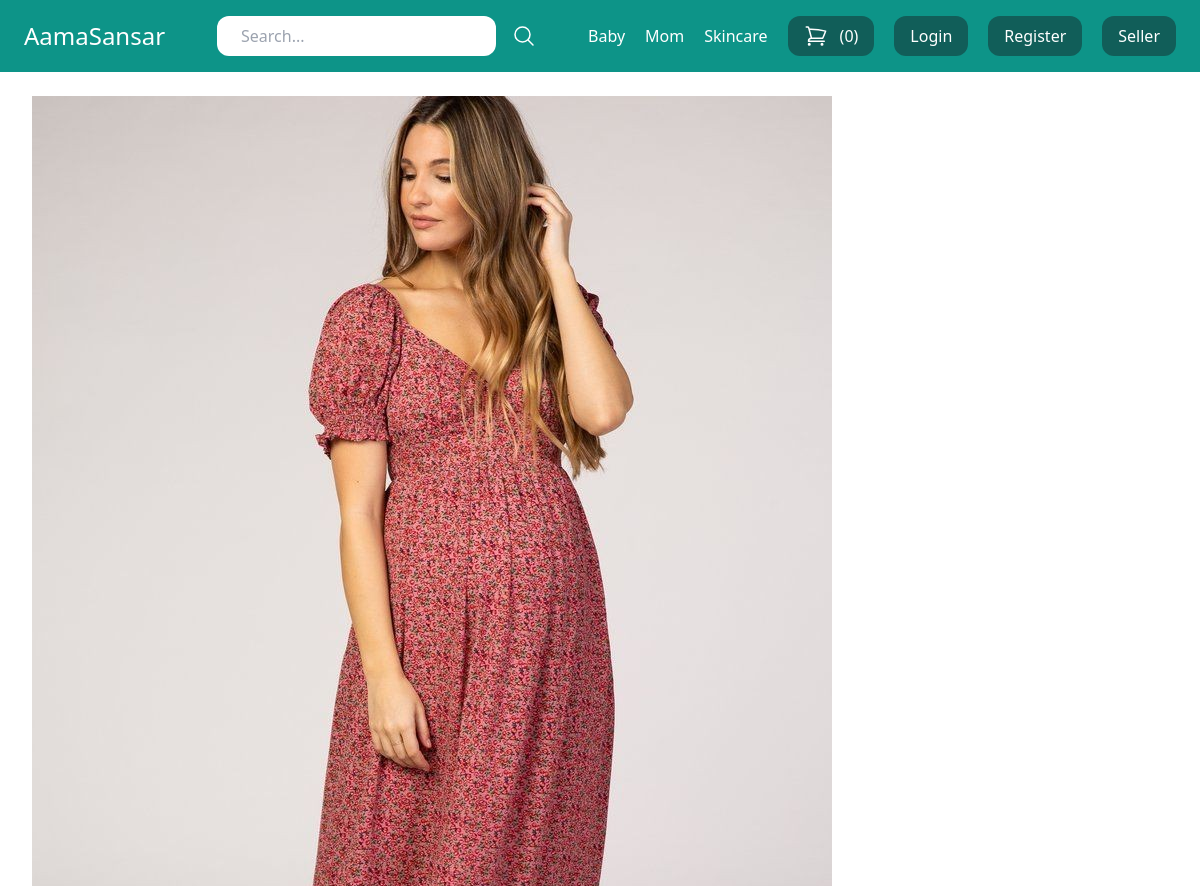
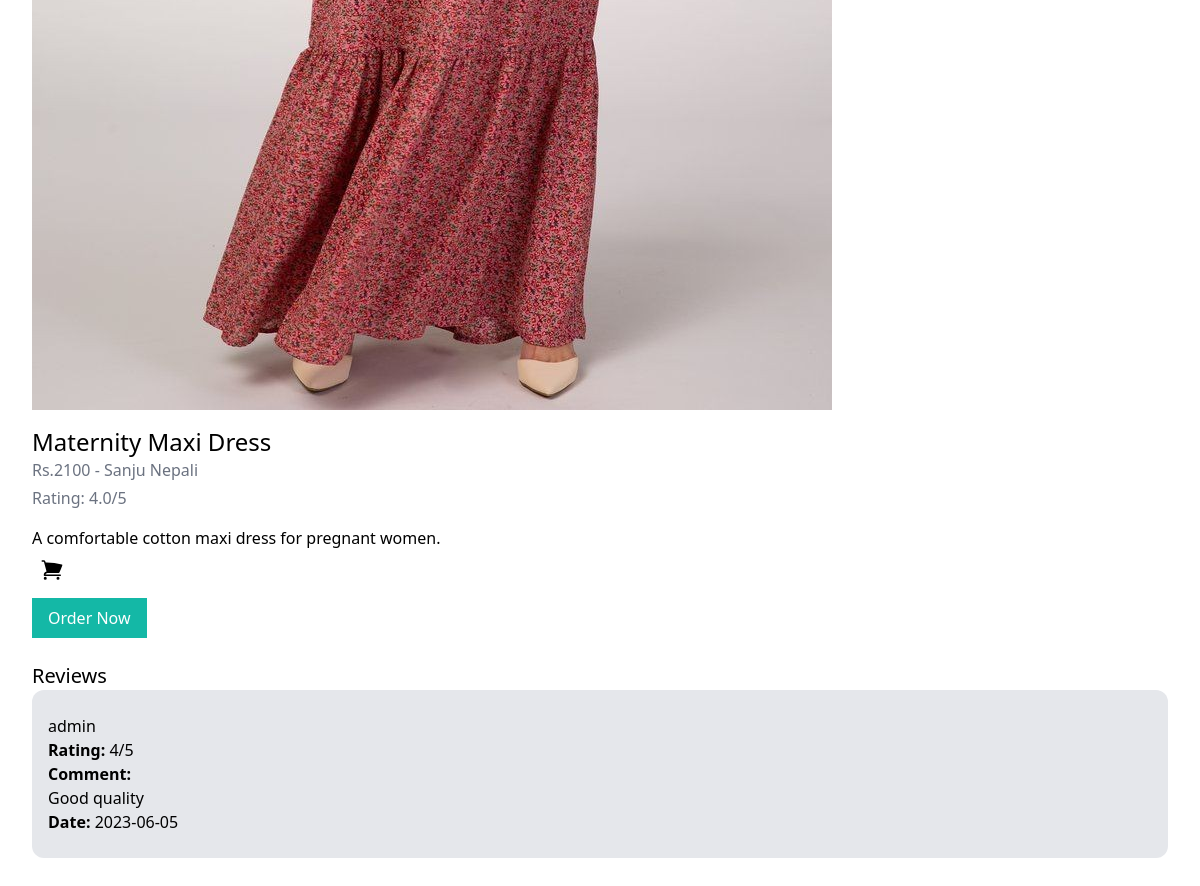
The app's page /mom/maternity-maxi-dress/ with its own data (2 pictures, top to bottom).
### store/models.py (models this page shows, shortened)
class Category(models.Model):
    title = models.CharField(max_length=50)
    slug = models.SlugField(max_length=50)
    class Meta:
        verbose_name_plural = 'Categories'

class Product(models.Model):
    DRAFT = 'Draft'
    WAITING_APPROVAL = 'Waitingapproval'
    ACTIVE = 'Active'
    DELETED = 'Deleted'
    STATUS_CHOICES = (
        (DRAFT, 'Draft'),
        (WAITING_APPROVAL, 'Waiting approval'),
        (ACTIVE, 'Active'),
        (DELETED, 'Deleted')
    )
    user = models.ForeignKey(User, related_name='products', on_delete=models.CASCADE )
    category = models.ForeignKey(Category, related_name='products', on_delete=models.CASCADE)
    title = models.CharField(max_length=50)
    slug = models.SlugField(max_length=50)
    description = models.TextField(blank=True)
    price = models.IntegerField()
    image = models.ImageField(upload_to='uploads/product_images/', blank=True, null=True)
    thumbnail = models.ImageField(upload_to='uploads/product_images/thumbnail/', blank=True, null=True)
    status = models.CharField(max_length=50, choices=STATUS_CHOICES, default=ACTIVE)
    class Meta:
        ordering = ('-price',)
    def get_rating(self):
        reviews_total = 0
        for review in self.reviews.all():
           reviews_total += review.rating
        if reviews_total > 0:
            return reviews_total/self.reviews.count()
        return 0

class Review(models.Model):
    product = models.ForeignKey(Product, related_name='reviews', on_delete=models.CASCADE)
    rating = models.IntegerField(default=3)
    content = models.TextField()
    created_by = models.ForeignKey(User, related_name='reviews', on_delete=models.CASCADE)
    created_at = models.DateTimeField(auto_now_add=True)

### store/views.py (the view, shortened to what this page needs)
# urls.py: path('<slug:category_slug>/<slug:slug>/', views.product_detail, name='product_detail'),
def product_detail(request, category_slug, slug):
    product = get_object_or_404(Product, slug=slug, status=Product.ACTIVE)
    return render(request, 'store/product_detail.html',{
        'product': product,
    })

### store/cart.py (called while the page is built)
    def __len__(self):
        return sum(item['quantity'] for item in self.cart.values())

### store/context_processors.py (called while the page is built)
def cart(request):
    return{'cart': Cart(request)}

### store/templatetags/menu.py (called while the page is built)
@register.inclusion_tag('core/menu.html')
def menu():
    categories = Category.objects.all()
    return{'categories':categories}

### store/templates/store/product_detail.html (shortened to what this page needs)
{% extends 'core/base.html' %}
{% block content %}
{% if product.image %}
<div class="image mb-4">
    <img src= "{{ product.image.url }}"alt="Image of {{ product.title }}">
</div>
{% endif %}
<h1 class="text-2xl">{{product.title}}</h1>
<p class="text-s text-gray-500">
    Rs.{{product.price}}
    -
    <a href="{% url 'vendor_detail' product.user.id %}">{% firstof product.user.get_full_name product.user.username %}</a>
</p>
    {% if product.get_rating > 0 %}
   <p class="mt-1 text-gray-500">Rating: {{product.get_rating }}/5</p>
    {% endif %}
   {% if product.description %}
     <p class="mt-4">{{product.description}}</p>
    {% endif %}
        <a href="{% url 'add_to_cart' product.id %}" class="px-2 py-2 mb-2  flex items-center ">
        </a>
        <a href="{% url 'checkout' %}" class="inline-block px-4 py-2 bg-teal-500 text-white">Order Now</a>
        <div class="w-full mt-6">
            <h2 class="text-xl">Reviews</h2>
            {% for review in product.reviews.all %}
                <div class="px-4 py-6 bg-gray-200 rounded-xl mb-4">
                    <strong></strong>{{ review.created_by }}<br>
                    <strong>Rating: </strong>{{ review.rating }}/5<br>
                    <strong>Comment: </strong><br>
                    {{ review.content }}<br>
                    <strong>Date: </strong>{{ review.created_at|date:"Y-m-d" }}<br>
                </div>
            {% endfor %}
        </div>
{% endblock %}

### core/templates/core/menu.html
{% for category in categories %}
<a href="{% url 'category_detail' category.slug %}" class="text-white">{{category.title}}</a>
{% endfor %}

### records on screen
Category: title "Baby"
Category: title "Mom"
Category: title "Skincare"
Product: image (picture), title "Maternity Maxi Dress", price "2100", user.last_name "Sanju Nepali", get_rating "4.0", description "A comfortable cotton maxi dress for pregnant women."
Review: created_by "admin", rating "4", content "Good quality", created_at "2023-06-05"

### other values on screen
{{ cart|length }} "0"
